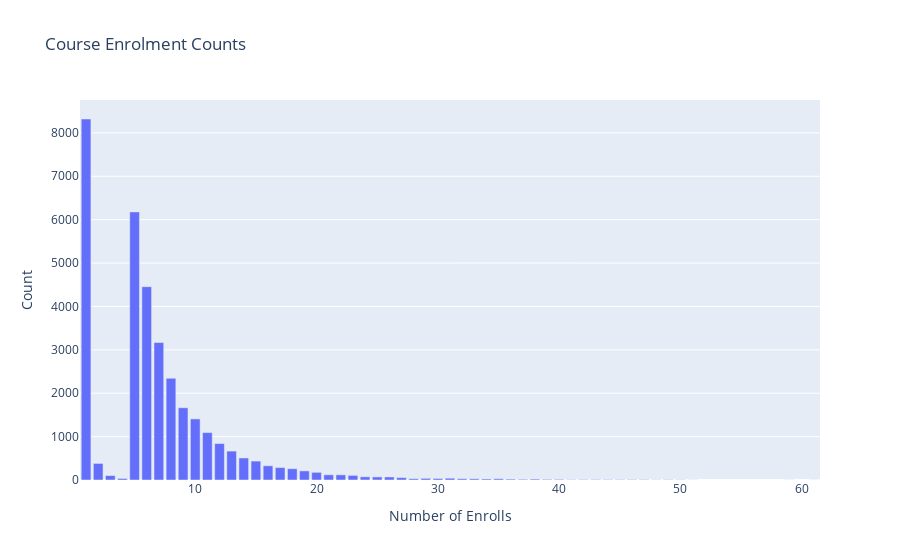

The notebook cell saved with this chart:
### Code cell
ratings_count = ratings_df['user'].value_counts().value_counts()

fig = px.bar(x=ratings_count.index, y=ratings_count, labels={'y': 'Count', 'x': 'Number of Enrolls'}, title='Course Enrolment Counts',
             category_orders={'x': ratings_count.index})
fig.show()

### Figure 1 — Plotly figure (JSON) as saved in the notebook; plotly's stock layout.template omitted (floating-point values rounded to 4 significant figures)
{"data": [{"alignmentgroup": "True", "hovertemplate": "Number of Enrolls=%{x}<br>Count=%{y}<extra></extra>", "legendgroup": "", "marker": {"color": "#636efa", "pattern": {"shape": ""}}, "name": "", "offsetgroup": "", "orientation": "v", "showlegend": false, "textposition": "auto", "type": "bar", "x": [1, 5, 6, 7, 8, 9, 10, 11, 12, 13, 14, 15, 2, 16, 17, 18, 19, 20, 21, 22, 23, 3, 24, 25, 26, 27, 31, 29, 30, 4, 28, 32, 35, 33, 34, 38, 36, 37, 40, 39, 42, 43, 44, 45, 46, 47, 41, 49, 50, 48, 51, 59, 61], "xaxis": "x", "y": [8320, 6179, 4455, 3168, 2344, 1665, 1408, 1093, 840, 666, 508, 436, 382, 328, 287, 260, 210, 177, 120, 119, 106, 102, 74, 71, 70, 55, 41, 38, 35, 35, 30, 29, 29, 28, 24, 21, 20, 16, 15, 15, 10, 10, 9, 9, 9, 8, 7, 7, 5, 4, 2, 1, 1], "yaxis": "y"}], "layout": {"barmode": "relative", "legend": {"tracegroupgap": 0}, "title": {"text": "Course Enrolment Counts"}, "xaxis": {"anchor": "y", "categoryarray": [1, 5, 6, 7, 8, 9, 10, 11, 12, 13, 14, 15, 2, 16, 17, 18, 19, 20, 21, 22, 23, 3, 24, 25, 26, 27, 31, 29, 30, 4, 28, 32, 35, 33, 34, 38, 36, 37, 40, 39, 42, 43, 44, 45, 46, 47, 41, 49, 50, 48, 51, 59, 61], "categoryorder": "array", "domain": [0, 1], "title": {"text": "Number of Enrolls"}}, "yaxis": {"anchor": "x", "domain": [0, 1], "title": {"text": "Count"}}}}
